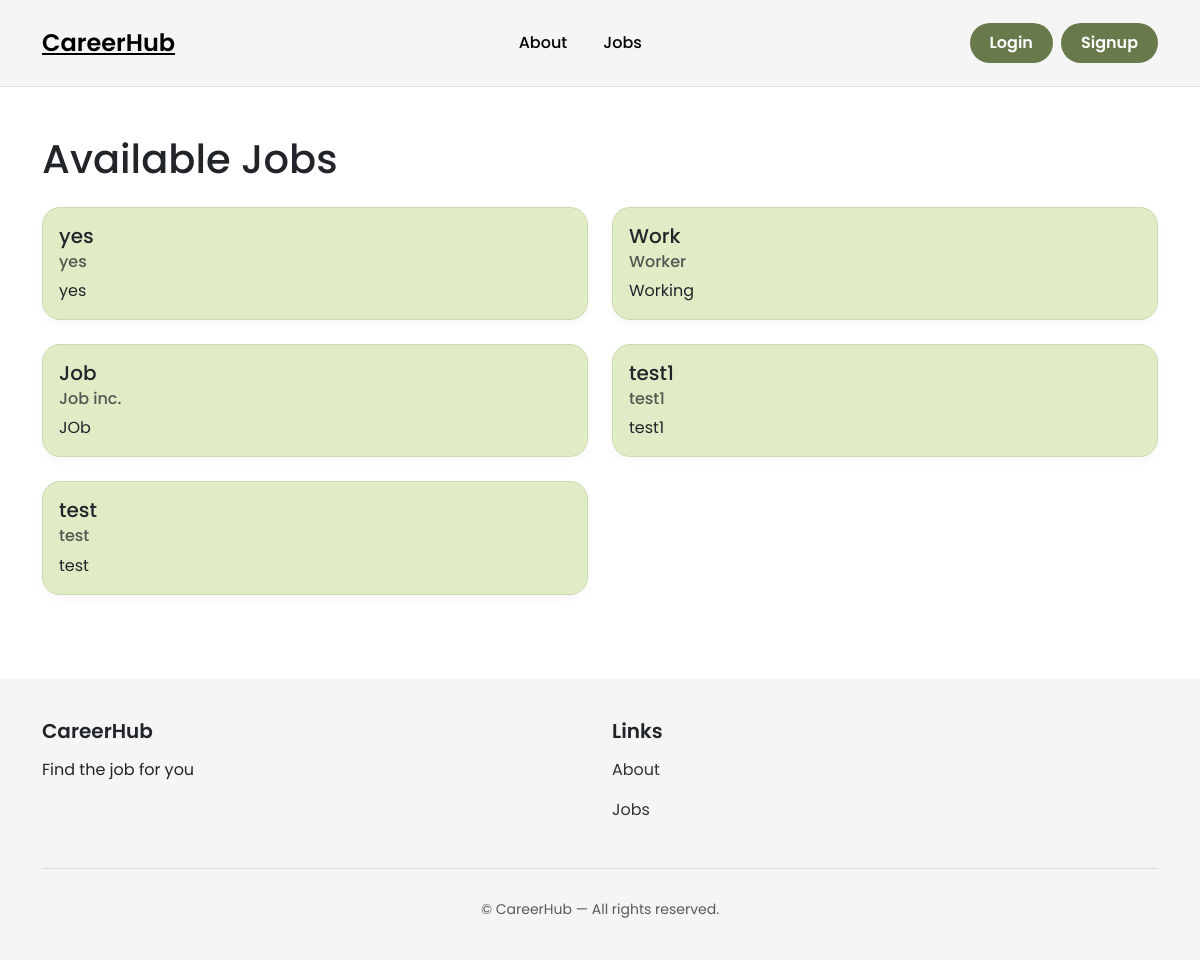
Before: /recruiters/ with the older database file.
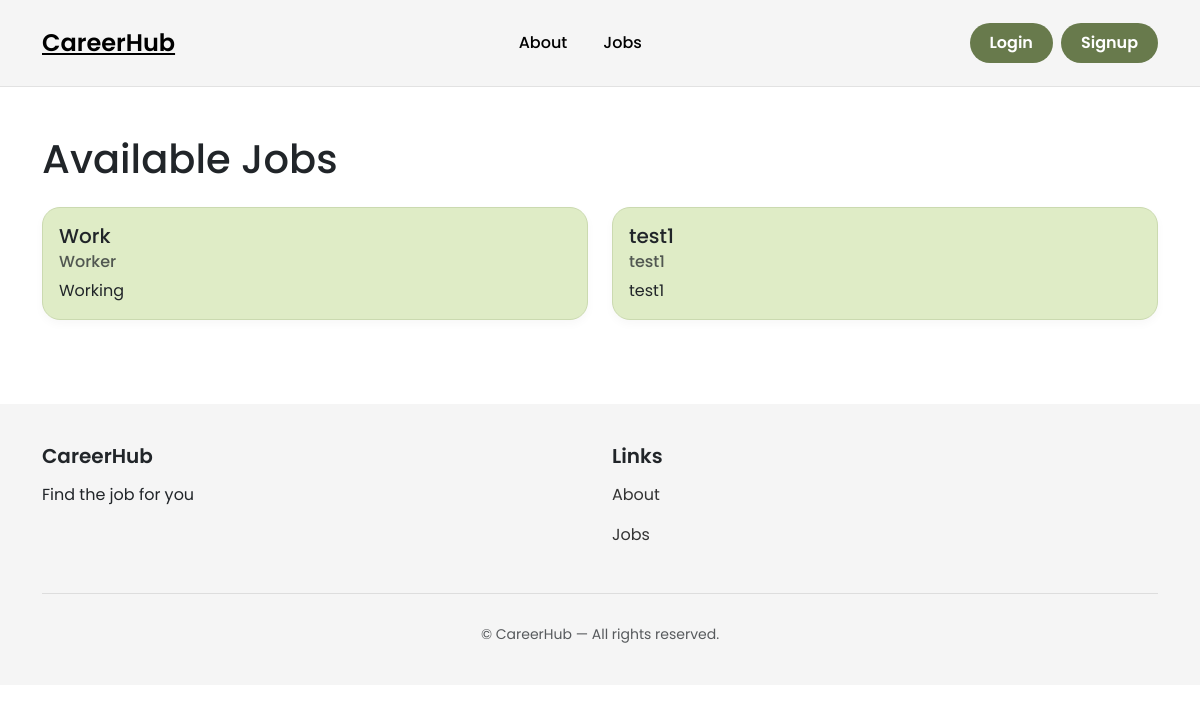
After: the same page with the newer database file.
### recruiters/models.py (models this page shows, shortened)
class Post(models.Model):
    id = models.AutoField(primary_key=True)
    title = models.CharField(max_length=200)
    company = models.CharField(max_length=200)
    description = models.TextField()
    location = models.CharField(max_length=200)
    lat = models.FloatField(null=True, blank=True)
    lng = models.FloatField(null=True, blank=True)
    salary_range = models.CharField(max_length=100)
    required_skills = models.ManyToManyField(Skill)
    recruiter = models.ForeignKey(User, on_delete=models.CASCADE)
    created_at = models.DateTimeField(auto_now_add=True)
    updated_at = models.DateTimeField(auto_now=True)
    VISA_CHOICES = [
        ('yes', 'Yes'),
        ('no', 'No'),
    ]
    visa_sponsorship = models.CharField(max_length=3, choices=VISA_CHOICES, default='no')

### recruiters/views.py (the view)
# urls.py: path('', views.index, name='home.index'),
def index(request):
    if request.user.is_authenticated and request.user.role == "recruiter":
        posts = Post.objects.filter(recruiter=request.user).order_by('-created_at')
    else:
        posts = Post.objects.all().order_by('-created_at')
    return render(request, 'recruiters/index.html', {'posts': posts})

### recruiters/templates/recruiters/index.html (shortened to what this page needs)
{% extends 'base.html' %}
{% block content %}
<div class="container mt-5">
    <h1>Available Jobs</h1>
    <div class="row mt-4">
        {% for post in posts %}
        <div class="col-md-6 mb-4">
            <div class="card jobpost-card">
                <div class="card-body">
                    <h5 class="card-title">{{ post.title }}</h5>
                    <h6 class="card-subtitle mb-2 text-muted">{{ post.company }}</h6>
                    <p class="card-text">{{ post.description|truncatewords:30 }}</p>
                </div>
            </div>
        </div>
        {% endfor %}
    </div>
</div>
{% endblock %}

Changed rows visible on the page:
removed Post: title "yes", company "yes", description "yes"
removed Post: title "Job", company "Job inc.", description "JOb"
removed Post: title "test", company "test", description "test"
